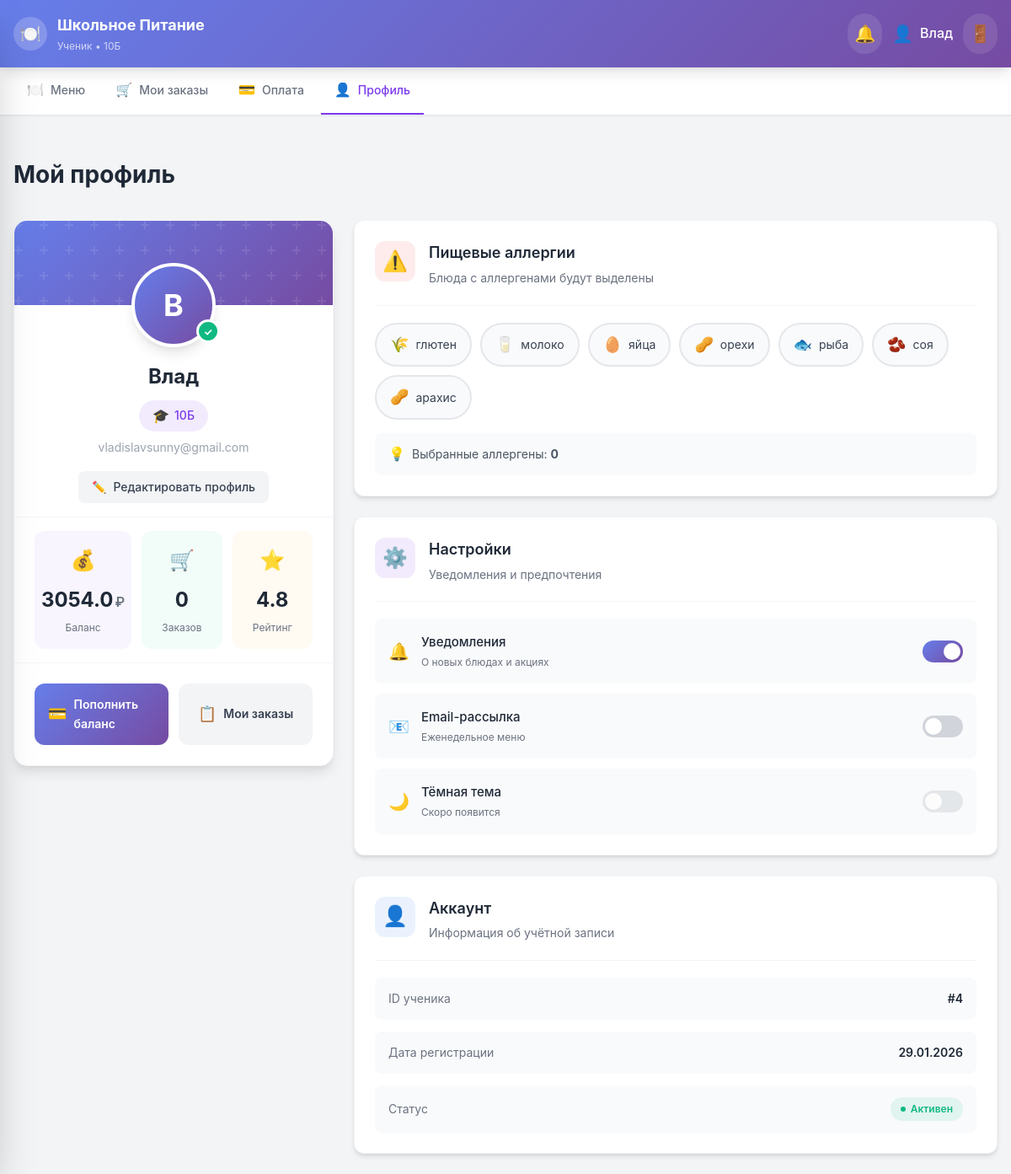
Page /student/profile (signed in) on the earlier database version.
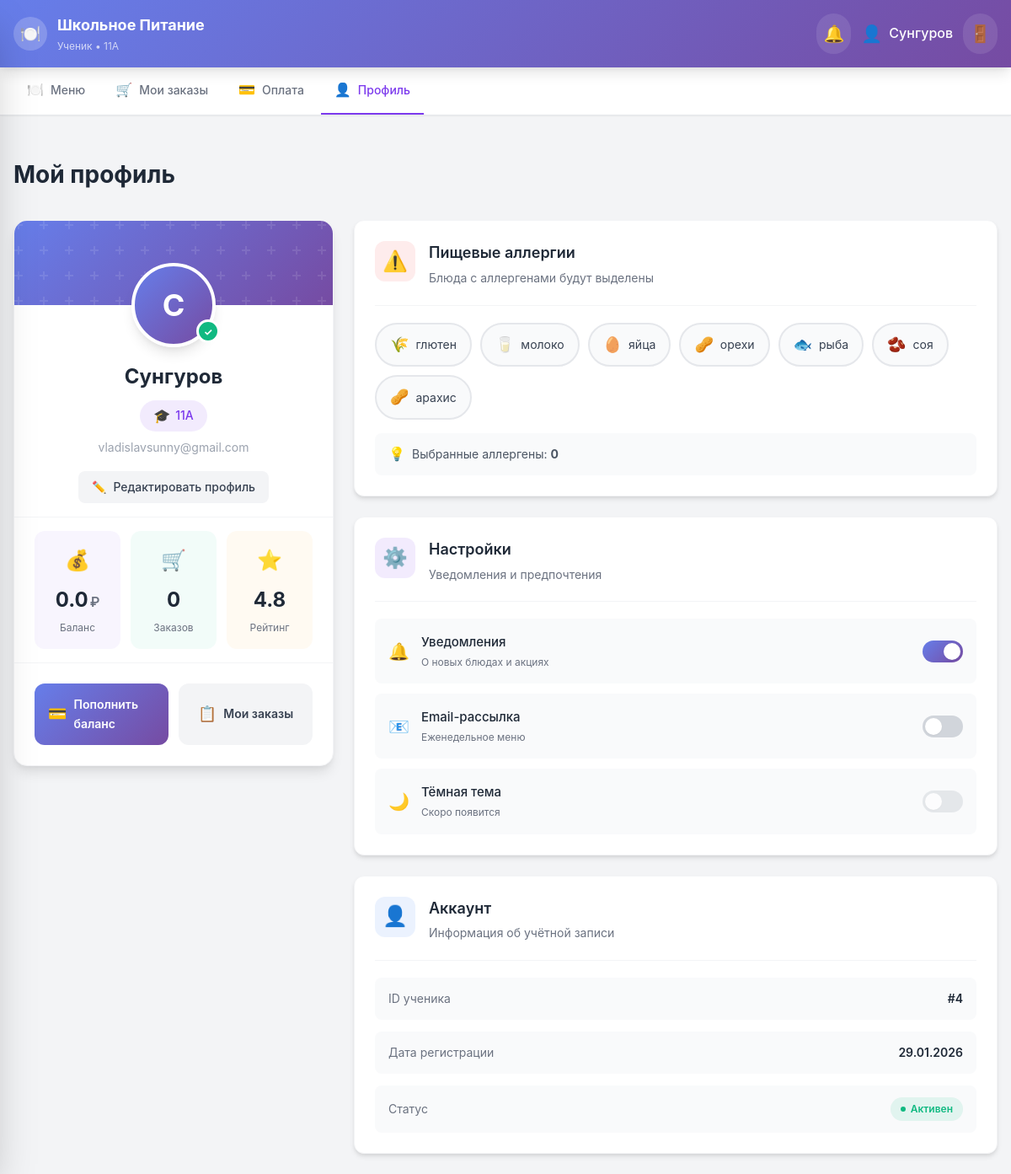
Same page on the later database version.
### app.py (models this page shows)
class User(UserMixin, db.Model):
    id = db.Column(db.Integer, primary_key=True)
    email = db.Column(db.String(120), unique=True, nullable=False)
    password_hash = db.Column(db.String(256), nullable=False)
    name = db.Column(db.String(100), nullable=False)
    role = db.Column(db.String(20), nullable=False, default='student')
    student_class = db.Column(db.String(10))
    balance = db.Column(db.Float, default=0.0)
    allergies = db.Column(db.String(500), default='')
    created_at = db.Column(db.DateTime, default=datetime.utcnow)
    orders = db.relationship('Order', backref='user', lazy=True)
    reviews = db.relationship('Review', backref='user', lazy=True)
    notifications = db.relationship('Notification', backref='user', lazy=True)

### app.py (the view)
@app.route('/student/profile')
@login_required
@role_required('student')
def student_profile():
    all_allergens = ['глютен', 'молоко', 'яйца', 'орехи', 'рыба', 'соя', 'арахис']
    user_allergies = current_user.allergies.split(',') if current_user.allergies else []
    orders_count = Order.query.filter_by(user_id=current_user.id).count()
    return render_template('student/profile.html', all_allergens=all_allergens, user_allergies=user_allergies, orders_count=orders_count)

### app.py (called while the page is built)
def role_required(*roles):
    def decorator(f):
        @wraps(f)
        def decorated_function(*args, **kwargs):
            if not current_user.is_authenticated:
                return redirect(url_for('login'))
            if current_user.role not in roles:
                flash('У вас нет доступа к этой странице', 'error')
                return redirect(url_for('index'))
            return f(*args, **kwargs)
        return decorated_function
    return decorator

@login_manager.user_loader
def load_user(user_id):
    return User.query.get(int(user_id))

### templates/student/profile.html (shortened to what the changed rows need)
{% extends 'base.html' %}
{% block content %}
<div class="page-top-spacing">
    <div class="page-header mb-8">
        <h2 class="page-title">Мой профиль</h2>
    </div>
</div>
<div class="profile-page-grid">
    <div class="profile-main-card">
        <div class="profile-avatar-wrapper">
            <div class="profile-avatar-large">
                {{ current_user.name.split()[0][0] }}{{ current_user.name.split()[-1][0] if current_user.name.split()|length > 1 else '' }}
            </div>
            <div class="profile-online-badge">✓</div>
        </div>
        <div class="profile-info-section">
            <h3 class="profile-name">{{ current_user.name }}</h3>
            <div class="profile-class-badge">
                <span class="profile-class-icon">🎓</span>
                <span>{{ current_user.student_class }}</span>
            </div>
            <p class="profile-email">{{ current_user.email }}</p>
            <button onclick="openEditProfileModal()" class="btn btn-secondary mt-4">
                <span>✏️</span> Редактировать профиль
            </button>
        </div>
        <div class="profile-stats-grid">
            <div class="profile-stat-card profile-stat-balance">
                <div class="profile-stat-content">
                    <span class="profile-stat-number">{{ current_user.balance }}</span>
                    <span class="profile-stat-currency">₽</span>
                </div>
            </div>
        </div>
    </div>
    <div class="profile-right-column">
        <div class="profile-settings-card">
            <div class="account-info-list">
                <div class="account-info-item">
                    <span class="account-info-label">ID ученика</span>
                    <span class="account-info-value">#{{ current_user.id }}</span>
                </div>
                <div class="account-info-item">
                    <span class="account-info-label">Дата регистрации</span>
                    <span class="account-info-value">{{ current_user.created_at.strftime('%d.%m.%Y') }}</span>
                </div>
            </div>
        </div>
    </div>
</div>
{% endblock %}

### templates/base.html (shortened to what this page needs)
<!DOCTYPE html>
<html lang="ru">
<head>
    <link rel="stylesheet" href="{{ url_for('static', filename='css/style.css') }}">
    <link rel="stylesheet" href="{{ url_for('static', filename='css/mobile.css') }}">
    <script src="https://cdn.jsdelivr.net/npm/@tailwindcss/browser@4"></script>
</head>
<body class="body-bg">
    {% if current_user.is_authenticated %}
    <header class="header">
        <div class="header-container">
            <div class="header-content">
                <div class="header-logo">
                    <div class="header-logo-icon">🍽️</div>
                    <div class="header-title">
                        <h1>Школьное Питание</h1>
                        <p>
                            {% if current_user.role == 'student' %}Ученик{% elif current_user.role == 'cook' %}Повар{% else %}Администратор{% endif %}
                            {% if current_user.student_class %} • {{ current_user.student_class }}{% endif %}
                        </p>
                    </div>
                </div>
                <div class="header-actions">
                    <div class="header-notifications">
                        <button onclick="toggleNotifications()" class="header-btn">
                            <span>🔔</span>
                        </button>
                    </div>
                    <div class="header-user-info">
                        <span class="header-user-avatar">👤</span>
                        <span class="header-user-name">{{ current_user.name }}</span>
                    </div>
                    <a href="{{ url_for('logout') }}" class="header-logout" title="Выйти">🚪</a>
                </div>
            </div>
        </div>
    </header>
    <nav class="desktop-nav">
        <div class="nav-container">
            <div class="nav-tabs">
                {% if current_user.role == 'student' %}
                <a href="{{ url_for('student_menu') }}" class="nav-tab {% if request.endpoint == 'student_menu' %}active{% endif %}">
                    <span class="nav-icon">🍽️</span> Меню
                </a>
                <a href="{{ url_for('student_orders') }}" class="nav-tab {% if request.endpoint == 'student_orders' %}active{% endif %}">
                    <span class="nav-icon">🛒</span> Мои заказы
                </a>
                <a href="{{ url_for('student_payment') }}" class="nav-tab {% if request.endpoint == 'student_payment' %}active{% endif %}">
                    <span class="nav-icon">💳</span> Оплата
                </a>
                <a href="{{ url_for('student_profile') }}" class="nav-tab {% if request.endpoint == 'student_profile' %}active{% endif %}">
                    <span class="nav-icon">👤</span> Профиль
                </a>
                {% endif %}
            </div>
        </div>
    </nav>
    {% endif %}
    <main class="main-container">
        {% block content %}{% endblock %}
    </main>
</body>
</html>

Differences in the rows shown:
changed User "vladislavsunny@gmail.com": student_class "10Б" → "11А"; name "Влад" → "Сунгуров"; name "В" → "С"; balance "3054.0" → "0.0"
